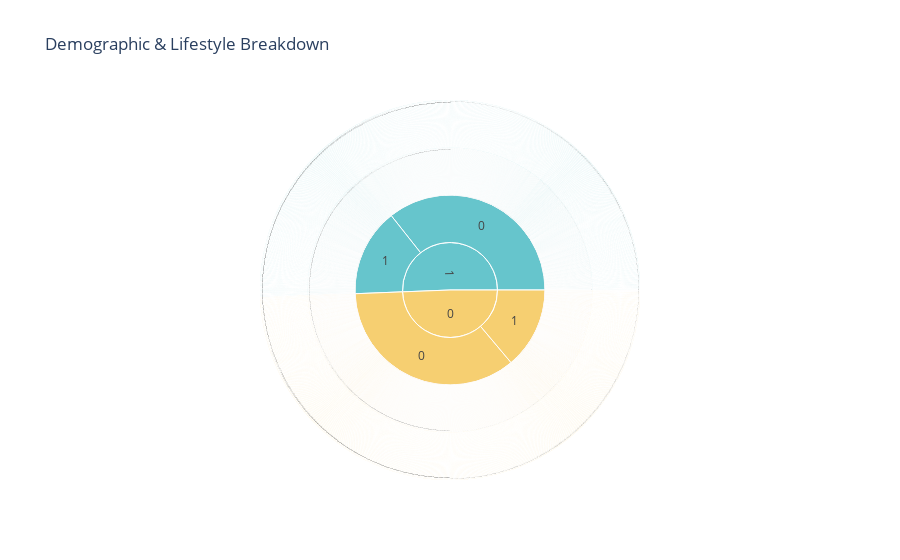
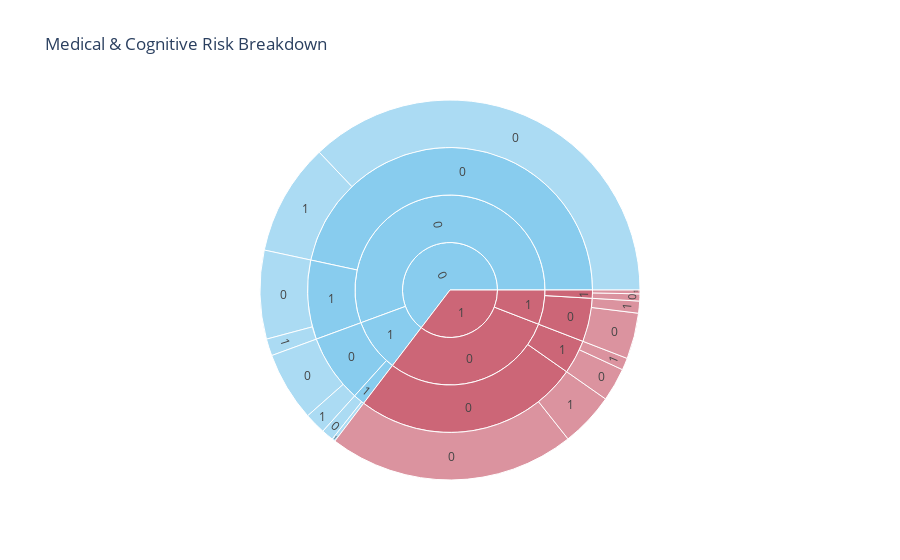

Here is the notebook cell these charts were saved with, in order:
### Markdown cell above
Medical & Cognitive Risk Breakdown

### Code cell
import pandas as pd
import plotly.express as px

fig1 = px.sunburst(
    df,
    path=['Gender', 'Smoking', 'AlcoholConsumption', 'PhysicalActivity'],
    title='Demographic & Lifestyle Breakdown',
    color_discrete_sequence=px.colors.qualitative.Pastel,
)

# Save or show
fig1.show()

fig2 = px.sunburst(
    df,
    path=['Diagnosis', 'Hypertension', 'Diabetes', 'Depression'],
    title='Medical & Cognitive Risk Breakdown',
    color_discrete_sequence=px.colors.qualitative.Safe,
)

# Save or show
fig2.show()
# fig2.write_image("medical_cognitive_sunburst.png")

### Figure 1 — Plotly figure (JSON) as saved in the notebook; plotly's stock layout.template omitted (floating-point values rounded to 4 significant figures; data arrays with more than 128 entries replaced by an {"elided": "..."} marker saying what was removed)
{"data": [{"branchvalues": "total", "domain": {"x": [0, 1], "y": [0, 1]}, "hovertemplate": "labels=%{label}<br>count=%{value}<br>parent=%{parent}<br>id=%{id}<extra></extra>", "ids": {"elided": "4304 str values"}, "labels": {"elided": "4304 str values"}, "name": "", "parents": {"elided": "4304 str values"}, "type": "sunburst", "values": {"elided": "4304 int values"}}], "layout": {"legend": {"tracegroupgap": 0}, "sunburstcolorway": ["rgb(102, 197, 204)", "rgb(246, 207, 113)", "rgb(248, 156, 116)", "rgb(220, 176, 242)", "rgb(135, 197, 95)", "rgb(158, 185, 243)", "rgb(254, 136, 177)", "rgb(201, 219, 116)", "rgb(139, 224, 164)", "rgb(180, 151, 231)", "rgb(179, 179, 179)"], "title": {"text": "Demographic & Lifestyle Breakdown"}}}

### Figure 2 — Plotly figure (JSON) as saved in the notebook; plotly's stock layout.template omitted (floating-point values rounded to 4 significant figures)
{"data": [{"branchvalues": "total", "domain": {"x": [0, 1], "y": [0, 1]}, "hovertemplate": "labels=%{label}<br>count=%{value}<br>parent=%{parent}<br>id=%{id}<extra></extra>", "ids": ["0/0/0/0", "1/0/0/0", "0/1/0/0", "1/1/0/0", "0/0/1/0", "1/0/1/0", "0/1/1/0", "1/1/1/0", "0/0/0/1", "1/0/0/1", "0/1/0/1", "1/1/0/1", "0/0/1/1", "1/0/1/1", "0/1/1/1", "1/1/1/1", "0/0/0", "1/0/0", "0/1/0", "1/1/0", "0/0/1", "1/0/1", "0/1/1", "1/1/1", "0/0", "1/0", "0/1", "1/1", "0", "1"], "labels": ["0", "0", "0", "0", "0", "0", "0", "0", "1", "1", "1", "1", "1", "1", "1", "1", "0", "0", "0", "0", "1", "1", "1", "1", "0", "0", "1", "1", "0", "1"], "name": "", "parents": ["0/0/0", "1/0/0", "0/1/0", "1/1/0", "0/0/1", "1/0/1", "0/1/1", "1/1/1", "0/0/0", "1/0/0", "0/1/0", "1/1/0", "0/0/1", "1/0/1", "0/1/1", "1/1/1", "0/0", "1/0", "0/1", "1/1", "0/0", "1/0", "0/1", "1/1", "0", "1", "0", "1", "", ""], "type": "sunburst", "values": [797, 452, 127, 84, 162, 61, 22, 13, 205, 99, 39, 22, 31, 22, 6, 7, 1002, 551, 166, 106, 193, 83, 28, 20, 1195, 634, 194, 126, 1389, 760]}], "layout": {"legend": {"tracegroupgap": 0}, "sunburstcolorway": ["rgb(136, 204, 238)", "rgb(204, 102, 119)", "rgb(221, 204, 119)", "rgb(17, 119, 51)", "rgb(51, 34, 136)", "rgb(170, 68, 153)", "rgb(68, 170, 153)", "rgb(153, 153, 51)", "rgb(136, 34, 85)", "rgb(102, 17, 0)", "rgb(136, 136, 136)"], "title": {"text": "Medical & Cognitive Risk Breakdown"}}}
